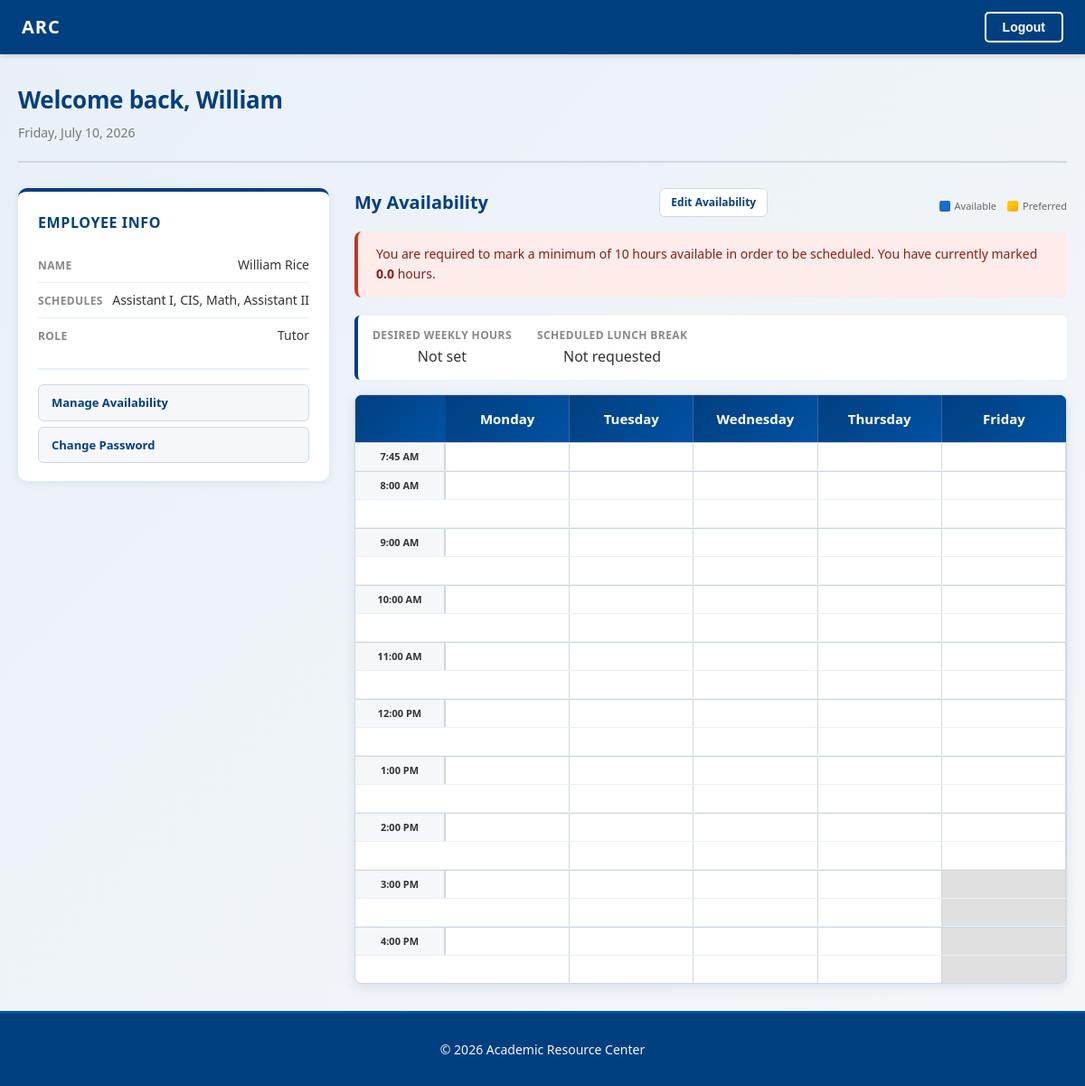
Screenshot of / (signed in) with the database file from the repository.
### account/models.py (models this page shows, shortened)
class Employee(AbstractUser):
    class Role(models.TextChoices):
        ASSISTANT_I = 'ASSISTANT_I', 'Assistant I'
        ASSISTANT_II = 'ASSISTANT_II', 'Assistant II'
        TUTOR = 'TUTOR', 'Tutor'
        LIBRARY = 'LIBRARY','Library Staff'
    birthdate = models.DateField(null=True, blank=True)
    part_time = models.BooleanField(default=True)
    role = models.CharField(
        max_length=20,
        choices=Role.choices,
        default=Role.TUTOR,
    )
    is_admin = models.BooleanField(default=False)
    desired_weekly_hours = models.FloatField(
        null=True, blank=True, validators=[MinValueValidator(0)]
    )
    wants_lunch_break = models.BooleanField(default=False)
    availability_override_until = models.DateField(null=True, blank=True)

### scheduling/models.py (models this page shows)
class Schedule(models.Model):
    name = models.CharField(max_length=100, unique=True)
    color = models.CharField(max_length=7, default='#003F7F')
    schedulers = models.ManyToManyField(
        settings.AUTH_USER_MODEL,
        blank=True,
        related_name='scheduler_of'
    )
    members = models.ManyToManyField(
        settings.AUTH_USER_MODEL,
        blank=True,
        related_name='member_of'
    )
    def __str__(self):
        return self.name

### dashboard/views.py (the view)
# urls.py: path('', views.dashboard, name='dashboard'),
@login_required
def dashboard(request):
    today = date.today()
    week_param = request.GET.get('week')
    if week_param:
        week_start = parse_date(week_param)
        if not week_start:
            week_start = _week_start(today)
    else:
        week_start = _week_start(today)
    week_dates = [week_start + timedelta(days=i) for i in range(5)]  # Mon–Fri
    prev_week = (week_start - timedelta(weeks=1)).isoformat()
    next_week = (week_start + timedelta(weeks=1)).isoformat()
    schedule_entries = list(
        ScheduleEntry.objects.filter(
            user=request.user,
            date__in=week_dates
        ).select_related('schedule').order_by('date', 'start_time')
    )
    seen_schedules = {}
    for e in schedule_entries:
        if e.schedule_id not in seen_schedules:
            seen_schedules[e.schedule_id] = {'label': e.schedule.name, 'color': e.schedule.color}
    schedule_legend = list(seen_schedules.values())
    day_hours = {}
    for d in week_dates:
        start, end, closed = _get_operating_hours_for_date(d)
        day_hours[d] = {'start': start, 'end': end, 'closed': closed}
    open_hours = [(h['start'], h['end']) for h in day_hours.values() if not h['closed'] and h['start']]
    if open_hours:
        grid_start = min(h[0] for h in open_hours)
        grid_end = max(h[1] for h in open_hours)
    else:
        grid_start = time(8, 0)
        grid_end = time(17, 0)
    slots = _build_time_slots(grid_start, grid_end)
    avail_list = list(WeeklyAvailability.objects.filter(user=request.user))
    MIN_AVAILABILITY_HOURS = 10
    total_availability_hours = sum(
        (a.end_time.hour * 60 + a.end_time.minute) - (a.start_time.hour * 60 + a.start_time.minute)
        for a in avail_list
    ) / 60
    grid = []
    for idx, slot in enumerate(slots):
        row = {
            'time': slot,
            'display': _slot_display(slot),
            'show_label': slot.minute == 0 or idx == 0,
            'schedule': {},
            'avail': {},
        }
        for d in week_dates:
            dh = day_hours[d]
            in_hours = (
                not dh['closed']
                and dh['start'] is not None
                and dh['start'] <= slot < dh['end']
            )
            blocks = [
                e for e in schedule_entries
                if e.date == d and e.start_time <= slot < e.end_time
            ]
            row['schedule'][d.isoformat()] = {'in_hours': in_hours, 'blocks': blocks, 'closed': dh['closed']}
            dow = _DOW_CODE.get(d.weekday(), '')
            avail_type = ''
            if in_hours:
                for a in avail_list:
                    if a.day_of_week == dow and a.start_time <= slot < a.end_time:
                        avail_type = a.availability_type
                        break
            row['avail'][d.isoformat()] = {'in_hours': in_hours, 'type': avail_type}
        grid.append(row)
    avail_days = [
        ('MON', 'Monday'), ('TUE', 'Tuesday'), ('WED', 'Wednesday'),
        ('THU', 'Thursday'), ('FRI', 'Friday'),
    ]
    avail_operating_hours = {}
    for day_code, _ in avail_days:
        oh, _ = OperatingHours.objects.get_or_create(
            day_of_week=day_code,
            defaults={'start_time': time(8, 0), 'end_time': time(17, 0)},
        )
        avail_operating_hours[day_code] = {
            'start': _shift_earlier(oh.start_time, LEAD_IN_MINUTES),
            'end': oh.end_time,
        }
    avail_grid_start = min(v['start'] for v in avail_operating_hours.values())
    avail_grid_end = max(v['end'] for v in avail_operating_hours.values())
    avail_slots = _build_time_slots(avail_grid_start, avail_grid_end)
    avail_grid = []
    for idx, slot in enumerate(avail_slots):
        row = {'time': slot, 'display': _slot_display(slot), 'show_label': slot.minute == 0 or idx == 0, 'days': {}}
        for day_code, _ in avail_days:
            oh = avail_operating_hours[day_code]
            in_hours = oh['start'] <= slot < oh['end']
            cell_type = ''
            if in_hours:
                for a in avail_list:
                    if a.day_of_week == day_code and a.start_time <= slot < a.end_time:
                        cell_type = a.availability_type
                        break
            row['days'][day_code] = {'type': cell_type, 'in_hours': in_hours}
        avail_grid.append(row)
    days_display = []
    for d in week_dates:
        days_display.append({
            'date': d,
            'date_iso': d.isoformat(),
            'label_full': d.strftime('%A'),
            'label_short': d.strftime('%a'),
            'label_num': str(d.day),
            'month_abbr': d.strftime('%b'),
            'is_today': d == today,
            'closed': day_hours[d]['closed'],
        })
    return render(request, 'dashboard/dashboard.html', {
        'show_schedule': False,
        'grid': grid,
        'days_display': days_display,
        'avail_grid': avail_grid,
        'avail_days': avail_days,
        'total_availability_hours': total_availability_hours,
        'min_availability_hours': MIN_AVAILABILITY_HOURS,
        'below_min_availability': total_availability_hours < MIN_AVAILABILITY_HOURS,
        'has_schedule': bool(schedule_entries),
        'schedule_legend': schedule_legend,
        'week_start': week_start,
        'week_end': week_dates[-1],
        'week_label': f"{week_start.strftime('%b')} {week_start.day} – {week_dates[-1].strftime('%b')} {week_dates[-1].day}, {week_dates[-1].year}",
        'prev_week': prev_week,
        'next_week': next_week,
        'today': today,
    })

### account/templatetags/custom_filters.py (called while the page is built)
@register.filter
def dict_lookup(dictionary, key):
    if dictionary is None:
        return None
    return dictionary.get(key, [])

### dashboard/views.py (called while the page is built)
def _shift_earlier(t, minutes):
    total = max(t.hour * 60 + t.minute - minutes, 0)
    return time(total // 60, total % 60)

def _build_time_slots(start_time, end_time):
    slots = []
    current = start_time
    step = LEAD_IN_MINUTES
    while current < end_time:
        slots.append(current)
        total = current.hour * 60 + current.minute + step
        current = time(total // 60, total % 60)
        step = SLOT_MINUTES
    return slots

def _slot_display(t):
    h, m = t.hour, t.minute
    if h == 0:
        return f"12:{m:02d} AM"
    elif h < 12:
        return f"{h}:{m:02d} AM"
    elif h == 12:
        return f"12:{m:02d} PM"
    else:
        return f"{h - 12}:{m:02d} PM"

def _week_start(d):
    return d - timedelta(days=d.weekday())

def _get_operating_hours_for_date(d):
    try:
        doh = DateOperatingHours.objects.get(date=d)
        if doh.is_closed:
            return None, None, True
        return _shift_earlier(doh.start_time, LEAD_IN_MINUTES), doh.end_time, False
    except DateOperatingHours.DoesNotExist:
        pass
    dow = _DOW_CODE.get(d.weekday())
    if dow:
        try:
            oh = OperatingHours.objects.get(day_of_week=dow)
            return _shift_earlier(oh.start_time, LEAD_IN_MINUTES), oh.end_time, False
        except OperatingHours.DoesNotExist:
            pass
    return _shift_earlier(time(8, 0), LEAD_IN_MINUTES), time(17, 0), False

### dashboard/templates/dashboard/dashboard.html (shortened to what this page needs)
{% extends "dashboard/base.html" %}
{% load custom_filters %}
{% block content %}
<div class="dashboard-container">
  <div class="dashboard-header">
    <div>
      <h1 class="dashboard-title">Welcome back, {{ user.first_name }}</h1>
      <p class="dashboard-subtitle">{% now "l, F j, Y" %}</p>
    </div>
  </div>
  <div class="employee-info">
    <div class="info-section">
      <h2>Employee Info</h2>
      <div class="info-fields">
        <p><span class="info-label">Name</span><span class="info-value">{{ user.first_name }} {{ user.last_name }}</span></p>
        <p><span class="info-label">Schedules</span><span class="info-value">{{ user.member_of.all|join:", " }}</span></p>
        <p><span class="info-label">Role</span><span class="info-value">{{ user.get_role_display }}</span></p>
      </div>
      <div class="card-links">
        <a href="{% url 'scheduling:manage_availability' %}" class="card-link-item">Manage Availability</a>
        <a href="{% url 'account:password_change' %}" class="card-link-item">Change Password</a>
      </div>
    </div>
    {% if show_schedule %}
    <div class="calendar-section">
      <div class="schedule-header">
        <h2>My Schedule</h2>
        <a href="{% url 'dashboard:export_ics' %}" class="btn-export-ics" title="Download all shifts as a calendar file">Export to .ics</a>
        <div class="schedule-legend">
          {% for item in schedule_legend %}
          <span class="schedule-legend-item">
            <span class="legend-pip" style="background:{{ item.color }};border:2px solid {{ item.color }};"></span>
            {{ item.label }}
          </span>
          {% endfor %}
        </div>
      </div>
      <div class="week-nav">
        <a href="?week={{ prev_week }}" class="week-nav-btn">&#8592;</a>
        <span class="week-nav-label">{{ week_label }}</span>
        <a href="?week={{ next_week }}" class="week-nav-btn">&#8594;</a>
      </div>
      {% if not has_schedule %}
      <div class="schedule-empty">
        <p>No shifts scheduled this week. Check back later or contact your scheduler.</p>
      </div>
      {% endif %}
      <div class="hourly-calendar schedule-calendar">
        <div class="calendar-header" style="grid-template-columns: 72px repeat(5, 1fr);">
          <div class="hour-column"></div>
          {% for day in days_display %}
          <div class="day-header {% if day.is_today %}day-header-today{% endif %}">
            <span class="day-full">{{ day.label_full }}</span>
            <span class="day-date-num">{{ day.month_abbr }} {{ day.label_num }}</span>
            {% if day.closed %}<span class="day-closed-tag">Closed</span>{% endif %}
          </div>
          {% endfor %}
        </div>
        <div class="calendar-grid">
          {% for row in grid %}
          <div class="calendar-row {% if row.show_label %}hour-row{% endif %}"
               style="grid-template-columns: 72px repeat(5, 1fr);">
            <div class="hour-label{% if not row.show_label %} label-hidden{% endif %}">
              {% if row.show_label %}{{ row.display }}{% endif %}
            </div>
            {% for day in days_display %}
            {% with cell=row.schedule|dict_lookup:day.date_iso %}
            <div class="hour-cell {% if day.closed %}out-of-hours day-col-closed{% elif not cell.in_hours %}out-of-hours{% endif %}">
              {% for block in cell.blocks %}
              <div class="sched-block"
                   style="background:{{ block.schedule.color }}22;border-left-color:{{ block.schedule.color }};">
                {% if block.start_time == row.time %}
                <div class="sched-block-header">
                  <span class="sched-block-title">{{ block.custom_label|default:block.schedule.name }}</span>
                  <span class="sched-block-time">{{ block.start_time|time:"g:i A" }}&ndash;{{ block.end_time|time:"g:i A" }}</span>
                </div>
                {% endif %}
              </div>
              {% endfor %}
            </div>
            {% endwith %}
            {% endfor %}
          </div>
          {% endfor %}
        </div>
      </div>
    </div>
    {% else %}
    <div class="calendar-section">
      <div class="schedule-header">
        <h2>My Availability</h2>
        <a href="{% url 'scheduling:manage_availability' %}" class="btn-export-ics">Edit Availability</a>
        <div class="mini-avail-legend">
          <span class="mini-legend-item">
            <span class="mini-swatch" style="background:linear-gradient(135deg,#1976D2,#1565C0);"></span>Available
          </span>
          <span class="mini-legend-item">
            <span class="mini-swatch" style="background:linear-gradient(135deg,#FFD700,#FFA500);"></span>Preferred
          </span>
        </div>
      </div>
      {% if below_min_availability %}
      <div class="avail-min-hours-warning">
        You are required to mark a minimum of {{ min_availability_hours }} hours available in order to be scheduled.
        You have currently marked <strong>{{ total_availability_hours }}</strong> hour{{ total_availability_hours|pluralize }}.
      </div>
      {% endif %}
      <div class="avail-preferences-summary">
        <div class="avail-preference-field">
          <span class="info-label">Desired weekly hours</span>
          <span class="info-value">{{ user.desired_weekly_hours|default:"Not set" }}</span>
        </div>
        <div class="avail-preference-field">
          <span class="info-label">Scheduled lunch break</span>
          <span class="info-value">{{ user.wants_lunch_break|yesno:"Requested,Not requested" }}</span>
        </div>
      </div>
      <a href="{% url 'scheduling:manage_availability' %}" class="mini-calendar-link">
        <div class="avail-main-calendar hourly-calendar">
          <div class="calendar-header">
            <div class="hour-column"></div>
            {% for day_code, day_name in avail_days %}
            <div class="day-header">{{ day_name }}</div>
            {% endfor %}
          </div>
          <div class="calendar-grid">
            {% for row in avail_grid %}
            <div class="calendar-row {% if row.show_label %}hour-row{% endif %}">
              <div class="hour-label{% if not row.show_label %} label-hidden{% endif %}">
                {% if row.show_label %}{{ row.display }}{% endif %}
              </div>
              {% for day_code, day_name in avail_days %}
              {% with cell=row.days|dict_lookup:day_code %}
              <div class="hour-cell {% if not cell.in_hours %}out-of-hours{% elif cell.type == 'AVAILABLE' %}state-available{% elif cell.type == 'PREFERRED' %}state-preferred{% endif %}"></div>
              {% endwith %}
              {% endfor %}
            </div>
            {% endfor %}
          </div>
        </div>
      </a>
    </div>
    {% endif %}
  </div>
</div>
{% endblock %}

### rows the page displays
Employee: first_name "William", last_name "Rice", member_of.all "Assistant I, CIS, Math, Assistant II", role "Tutor", desired_weekly_hours "Not set", wants_lunch_break "Not requested"

### other values shown
{{ min_availability_hours }} "10"
{{ total_availability_hours }} "0.0"
{{ day_name }} "Monday" "Tuesday" "Wednesday" "Thursday" "Friday"
{{ row.display }} "7:45 AM" "8:00 AM" "9:00 AM" "10:00 AM" "11:00 AM" "12:00 PM" "1:00 PM" "2:00 PM" "3:00 PM" "4:00 PM"
